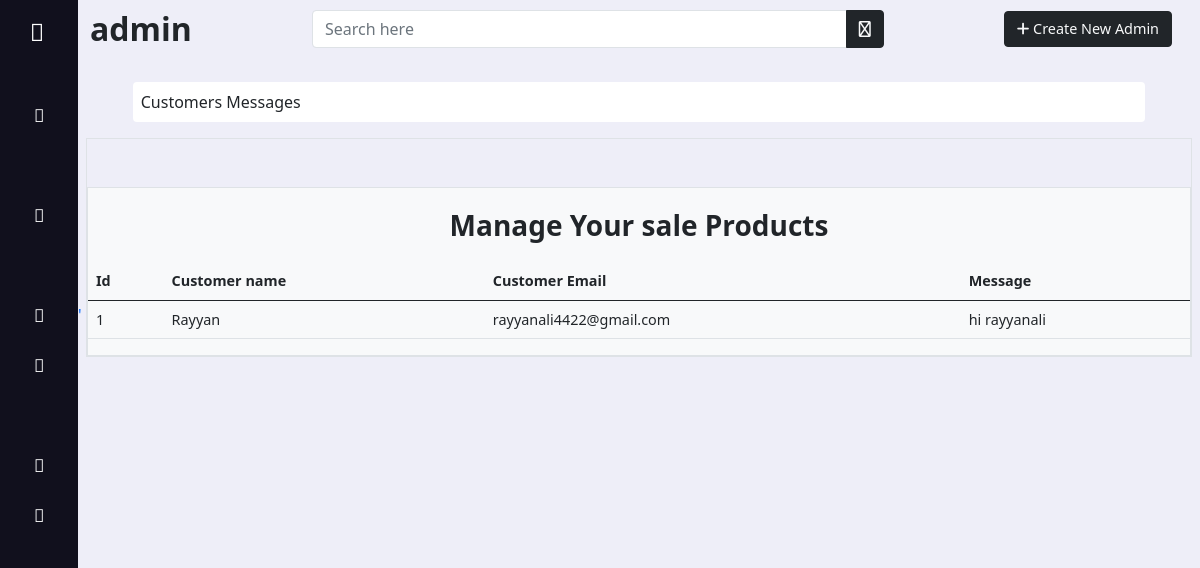
The page /admin/messages.php (signed in) on the database its author committed.
### tables this page shows
CREATE TABLE `message` (
  `msg_Id` int(11) NOT NULL,
  `name` varchar(100) NOT NULL,
  `email` varchar(100) NOT NULL,
  `message` varchar(255) NOT NULL
);

### admin/messages.php (the view, shortened to what this page needs)
<?php
include '../conn.php';
$sql = "SELECT * FROM `message`";
$run = mysqli_query($con, $sql);
?>
<!doctype html>
<html lang="en">
<head>
    <link rel="stylesheet" href="../assets/bootstrap/css/bootstrap.min.css">
    <link rel="stylesheet" href="../assets/fontawesome/css/all.min.css">
    <link rel="stylesheet" href="../assets/fontawesome/css/fontawesome.min.css">
    <link rel="stylesheet" href="admin.css">
    <link rel="stylesheet" href="https://site-assets.fontawesome.com/releases/v6.1.2/css/all.css">
</head>
<body>
<?php require '_asider.php'; ?>
    <main class="">
    <?php require '_header.php'; ?>
        <div class="row col-11 mx-auto d-flex justify-content-center pt-3">
            <div class="w-100 p-2   fs-6">
                <p style="background:white;" class=" rounded p-2 m-0">Customers Messages</p>
            </div>
            </div>
    <div class=" m-2  " >
        <div class="col-12  border  pt-5">
            <div class="col-12 border bg-light" style="max-height: 90vh;overflow-y:scroll;">
            <p class=" rounded p-2 my-2 fs-3 fw-bolder text-center">Manage Your sale Products </p>
                <table class="table border-bottom">
                    <thead>
                        <tr class="" style="font-weight: 600;font-size:.9rem;">
                            <td scope="col">Id</td>
                            <td scope="col">Customer name</td>
                            <td scope="col">Customer Email</td>
                            <td scope="col">Message</td>
                        </tr>
                    </thead>
                    <tbody style="font-size: .9rem;">
                        <?php
                        while($row = mysqli_fetch_array($run))
                        {
                            ?>
                        <tr>
                            <td><?php  echo $row[0]  ?></td>
                            <td><?php  echo $row[1]  ?></td>
                            <td><?php  echo $row[2]  ?></td>
                            <td><?php  echo $row[3]  ?></td>
                        </tr>
                        <?php
                        }
                        ?>
                    </tbody>
                </table>
            </div>
    </div>
        </div>
    </main>
</body>
</html>

### admin/admin.css (style rules this page uses)
* { margin: 0; padding: 0; box-sizing: border-box; }
body { background: #eeeef8 !important; }
main { left: 78px ; background-color: #eeeef8 !important; position: relative; width: calc(100% - 78px) !important; }

### rows shown on the page
message: msg_Id "1", name "Rayyan", email "rayyanali4422@gmail.com", message "hi rayyanali"

### other values the page prints
$_SESSION['admin'] "admin"
